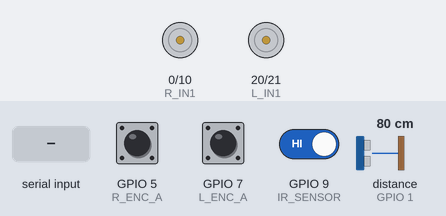
The sketch below on a simulated ESP32-S3. Shown: motor-driver pin pairs drawn as motors (green arrow = first pin HIGH = forward, orange = second pin HIGH = backward, longer = more drive). Wiring (inferred from the names in the program): ultrasonic range finder: trigger GPIO 2; echo GPIO 1. The inputs (shaded band) are chosen by the test bench; at power-on: GPIO 5 (R_ENC_A) HIGH, GPIO 7 (L_ENC_A) HIGH, GPIO 9 (IR_SENSOR) HIGH, distance to the obstacle (sensor on GPIO 1) 80 cm. The echo pulse lasts 58.3 µs per cm; what the sketch prints to the serial monitor is not drawn.

Above: at 1.2 s.
1.3 s: "90,45\n" received over Serial
At 2.2 s:
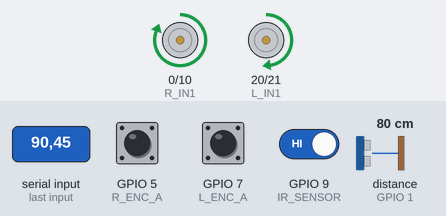
2.8 s: "90,45,200\n" received over Serial
At 3.4 s:
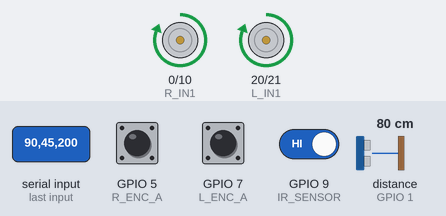
4.3 s: "30,150\n" received over Serial
At 5.7 s:
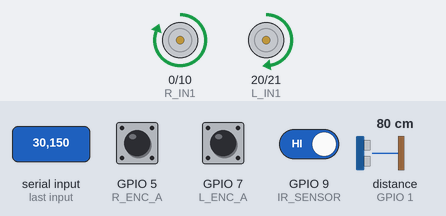
Timing chart, 0 to 7.3 s (numbered marks = the images above; inputs shaded):
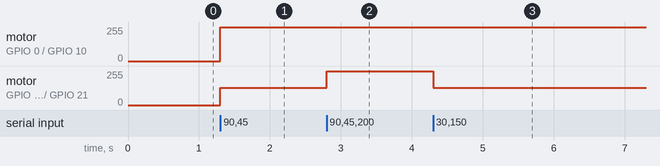

Measured:
- after the input at 1.3 s, motor on GPIO 0 (R_IN1) / GPIO 10 (R_IN2): stopped → forward 255/255 at once; motor on GPIO 20 (L_IN1) / GPIO 21 (L_IN2): stopped → forward 128/255 at once
- after the input at 2.8 s, motor on GPIO 20 (L_IN1) / GPIO 21 (L_IN2): forward 128/255 → forward 255/255 at once
- after the input at 4.3 s, motor on GPIO 20 (L_IN1) / GPIO 21 (L_IN2): forward 255/255 → forward 128/255 at once

The sketch:

e11_serialtelem.ino
```cpp
// e11_serialtelem - Serial telemetry + drive control
//
// Serial out (20 Hz CSV): EL, ER, IR, US_cm
// Serial in  (CSV):       a, b [, direct]  — direct=0 (default): mixed (x,w)  direct=1: direct (left,right)
//
// The header line printed once in setup() enables labels in the
// Arduino IDE 2.x Serial Plotter. Numerical parsers can skip it.

// Motor pins
#define L_IN1 20
#define L_IN2 21
#define R_IN1 0
#define R_IN2 10

// Encoder pins
#define L_ENC_A 7
#define L_ENC_B 3
#define R_ENC_A 5
#define R_ENC_B 6

// Sensors
#define IR_SENSOR 9
#define US_TRIG   2
#define US_ECHO   1

// Motor PWM config
#define MOTOR_FREQ  100
#define MOTOR_RES   10
#define MOTOR_MAX   1023
#define TURN_SCALE  0.5f

// Telemetry interval
#define TELEM_MS 50   // 20 Hz

// ---- Encoders ----
volatile long encL = 0;
volatile long encR = 0;

void IRAM_ATTR onLeftA()  { encL += (digitalRead(L_ENC_B) == LOW) ? 1 : -1; }
void IRAM_ATTR onRightA() { encR += (digitalRead(R_ENC_B) == LOW) ? 1 : -1; }

// ---- Motor control ----
void setMotor(int in1, int in2, int speed) {
  if (speed > 0)      { ledcWrite(in1, speed);  ledcWrite(in2, 0);      }
  else if (speed < 0) { ledcWrite(in1, 0);       ledcWrite(in2, -speed); }
  else                { ledcWrite(in1, 0);       ledcWrite(in2, 0);      }
}

void drive(float x, float w) {
  int vx = (int)(x * MOTOR_MAX);
  int vw = (int)(w * MOTOR_MAX * TURN_SCALE);
  setMotor(L_IN1, L_IN2, constrain(vx - vw, -MOTOR_MAX, MOTOR_MAX));
  setMotor(R_IN1, R_IN2, constrain(vx + vw, -MOTOR_MAX, MOTOR_MAX));
}

// ---- Ultrasonic ----
float readDistanceCm() {
  digitalWrite(US_TRIG, LOW);  delayMicroseconds(2);
  digitalWrite(US_TRIG, HIGH); delayMicroseconds(10);
  digitalWrite(US_TRIG, LOW);
  long d = pulseIn(US_ECHO, HIGH, 30000);
  return d ? d * 0.034f / 2.0f : -1.0f;
}

// ---- Serial command parsing ----
char cmdBuf[32];
int  cmdLen = 0;

void parseCommand(const char* buf) {
  float a, b;
  int direct = 0;  // default: mixed mode
  if (sscanf(buf, "%f,%f,%d", &a, &b, &direct) < 2) return;
  a = constrain(a, -1.0f, 1.0f);
  b = constrain(b, -1.0f, 1.0f);
  if (direct) {
    // direct mode: a = left wheel, b = right wheel
    setMotor(L_IN1, L_IN2, (int)(a * MOTOR_MAX));
    setMotor(R_IN1, R_IN2, (int)(b * MOTOR_MAX));
  } else {
    // mixed mode: a = x (linear), b = w (angular)
    drive(a, b);
  }
}

void readSerial() {
  while (Serial.available()) {
    char c = Serial.read();
    if (c == '\n') {
      cmdBuf[cmdLen] = '\0';
      parseCommand(cmdBuf);
      cmdLen = 0;
    } else if (c != '\r' && cmdLen < (int)sizeof(cmdBuf) - 1) {
      cmdBuf[cmdLen++] = c;
    }
  }
}

// ---- Setup ----
void setup() {
  Serial.begin(115200);

  ledcAttach(L_IN1, MOTOR_FREQ, MOTOR_RES); ledcAttach(L_IN2, MOTOR_FREQ, MOTOR_RES);
  ledcAttach(R_IN1, MOTOR_FREQ, MOTOR_RES); ledcAttach(R_IN2, MOTOR_FREQ, MOTOR_RES);
  drive(0, 0);

  pinMode(L_ENC_A, INPUT_PULLUP); pinMode(L_ENC_B, INPUT_PULLUP);
  pinMode(R_ENC_A, INPUT_PULLUP); pinMode(R_ENC_B, INPUT_PULLUP);
  attachInterrupt(digitalPinToInterrupt(L_ENC_A), onLeftA,  RISING);
  attachInterrupt(digitalPinToInterrupt(R_ENC_A), onRightA, RISING);

  pinMode(IR_SENSOR, INPUT);
  pinMode(US_TRIG, OUTPUT);
  pinMode(US_ECHO, INPUT);

  Serial.println("EL,ER,IR,US_cm");  // column labels for Serial Plotter
}

// ---- Loop ----
unsigned long lastTelemMs = 0;

void loop() {
  readSerial();

  unsigned long now = millis();
  if (now - lastTelemMs >= TELEM_MS) {
    lastTelemMs = now;

    float us = readDistanceCm();
    int   ir  = digitalRead(IR_SENSOR);

    noInterrupts();
    long el = encL;
    long er = encR;
    interrupts();

    Serial.print(el);    Serial.print(',');
    Serial.print(er);    Serial.print(',');
    Serial.print(ir);    Serial.print(',');
    Serial.println(us, 1);
  }
}
```
